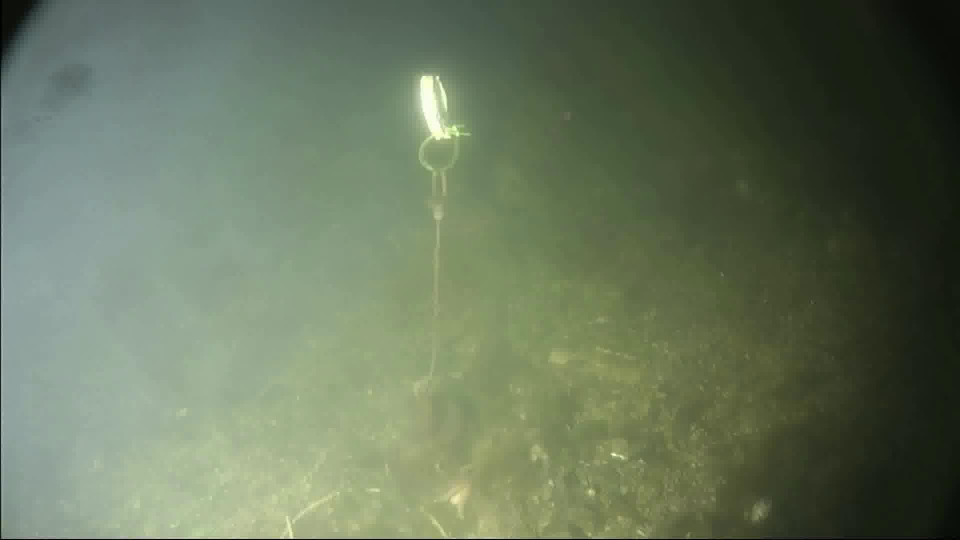
#> input picture data/samples/2019-02-21_06-50-54to2019-02-21_06-51-01_1-0086_jpg.rf.4b21ace3bb75cb5841abeeee61bc44ee.jpg, 1920 x 1080 px (shown at 1/2 size)
$ python -i enhance.py   (imports and definitions only)
#> lines starting #> are read from the running program, lines starting #| are printed output that depends on the picture
#> further down, picture is the input picture: shape (1080, 1920, 3); mean B, G, R 92.3, 116.8, 103.4
"""Task 1 - Preprocessing: gray-world white balance, non-local means denoising, dark channel prior dehazing
and CLAHE. Images are OpenCV BGR arrays (uint8)."""

import cv2
import numpy as np


def resize(image, width=1280):
    """Brackish frames are 1920 x 1080; we work at 1280 pixels wide."""
    height = round(image.shape[0] * width / image.shape[1])
    return cv2.resize(image, (width, height), interpolation=cv2.INTER_AREA)


def white_balance(image):
    """Gray world: multiply B, G and R so that the three channels get the same mean.
    Water absorbs red light first, so red gets the largest gain and the blue-green cast disappears."""
    pixels = image.astype(np.float32)
    means = pixels.reshape(-1, 3).mean(axis=0)
#> means = [92.39, 116.7, 103.5]
    gains = np.clip(means.mean() / means, 0.25, 4.0)
#> gains = [1.13, 0.893, 1.01]
    return np.clip(pixels * gains, 0, 255).astype(np.uint8)
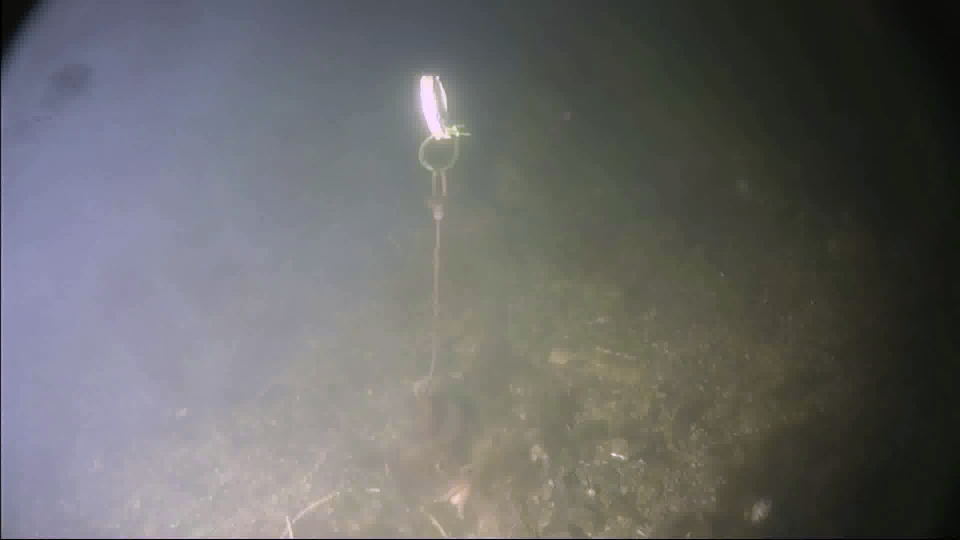
#> returned value: shape (1080, 1920, 3) (shown at 1/2 size); mean of channels 0, 1, 2 103.6, 103.7, 103.7; drawn as B, G, R


def denoise(image, h=2):
    """Non-local means: each pixel becomes a weighted average of the pixels whose 7 x 7 neighbourhood looks
    similar (searched in a 21 x 21 window). A small strength h removes noise but keeps fine texture."""
#> called with h = 2
    return cv2.fastNlMeansDenoisingColored(image, None, h, h, 7, 21)


def dark_channel(image, patch=15):
    """Darkest of the three colour channels at every pixel, then the minimum over a 15 x 15 patch (erosion)."""
    return cv2.erode(image.min(axis=2), np.ones((patch, patch), np.uint8))


def dehaze(image, omega=0.8, t_min=0.3):
    """Dark channel prior (He et al., 2009). Haze model: I = J t + A (1 - t), where I is the observed image,
    J the clear image, A the colour of the water light and t the transmission (share of light that reaches
    the camera). In clear water the dark channel is close to 0, so a bright dark channel means haze."""
#> called with omega = 0.8, t_min = 0.3
    f = image.astype(np.float32) / 255
    dark = dark_channel(f)
#> in dark_channel, `return cv2.erode(image.min(axis=2), np.ones((patch, patch), np.uint8))`:
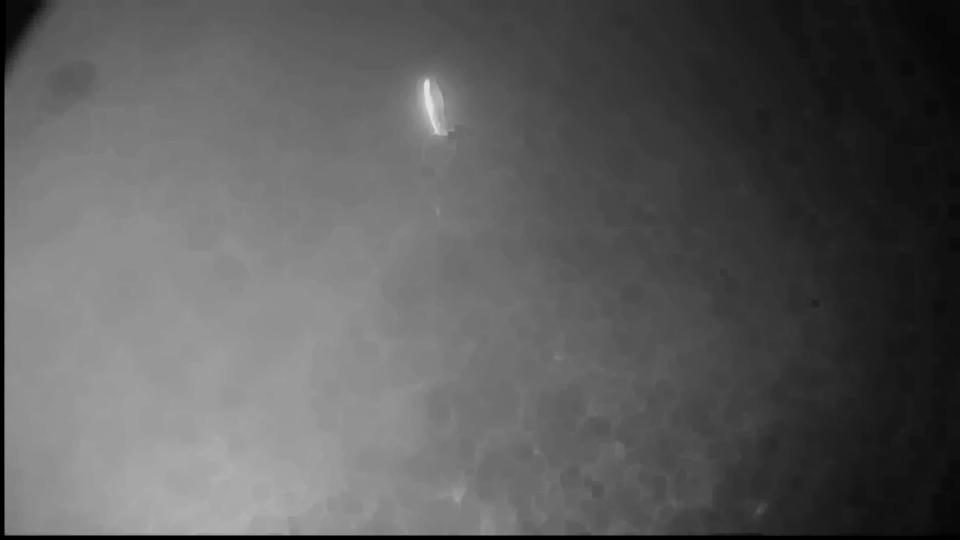
#> returned value: shape (1080, 1920) float32 (shown at 1/2 size); min 0, max 0.886, mean 0.36
    haziest = np.argsort(dark.ravel())[-max(1, dark.size // 1000):]
#> haziest = 2073 values, max 2045192 at index 31, min 306131 at index 729, mean 504462.4
    water_light = np.maximum(f.reshape(-1, 3)[haziest].mean(axis=0), 0.05)
#> water_light = [0.963, 0.872, 0.956]
    transmission = 1 - omega * dark_channel(f / water_light)
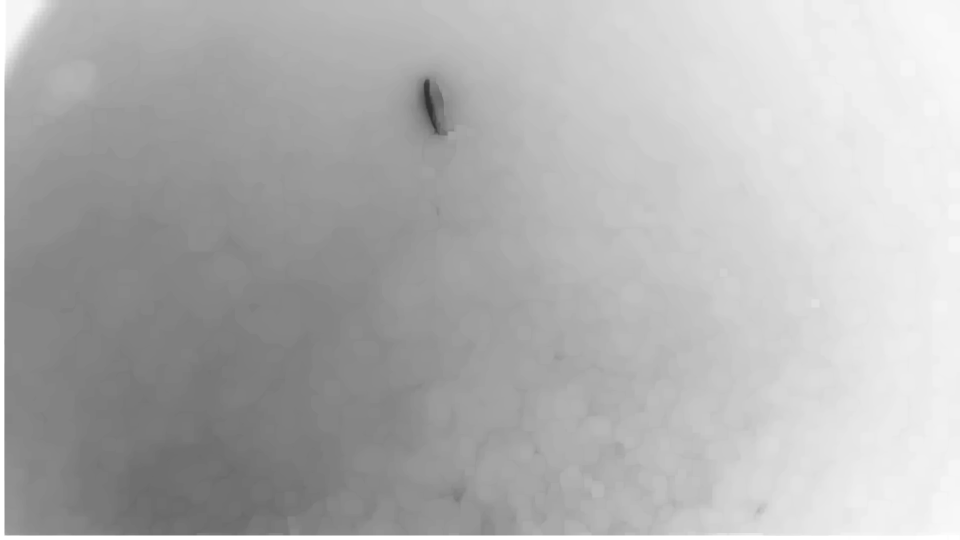
#> transmission: shape (1080, 1920) float32 (shown at 1/2 size); min 0.199, max 1, mean 0.699
    transmission = cv2.GaussianBlur(transmission, (0, 0), 15)
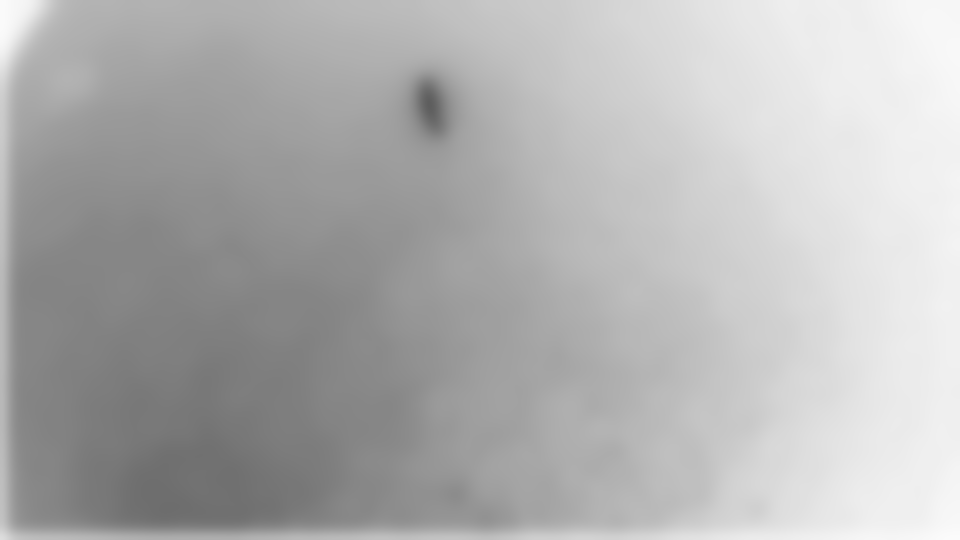
#> transmission: shape (1080, 1920) float32 (shown at 1/2 size); min 0.369, max 0.987, mean 0.699
    t = np.maximum(transmission, t_min)[..., None]
    clear = (f - water_light) / t + water_light
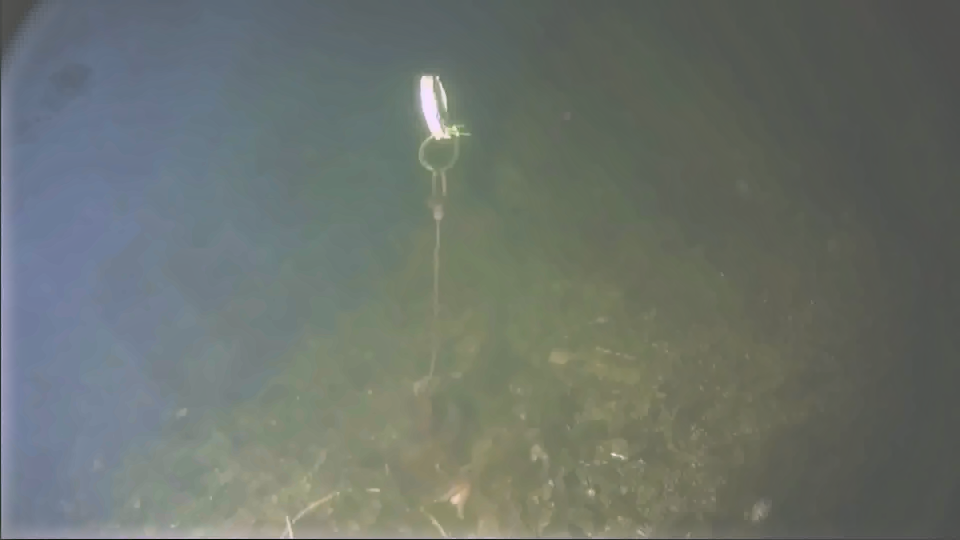
#> clear: shape (1080, 1920, 3) float32 (shown at 1/2 size); mean of channels 0, 1, 2 0.19, 0.226, 0.185; drawn with min black and max white
    return np.clip(clear * 255, 0, 255).astype(np.uint8), dark, transmission


def clahe(image, clip_limit=2.0, tiles=8):
    """Contrast Limited Adaptive Histogram Equalization on the L (lightness) channel of Lab only,
    so local contrast improves without changing the colours."""
#> called with clip_limit = 2, tiles = 8
    lab = cv2.cvtColor(image, cv2.COLOR_BGR2LAB)
#> lab: shape (1080, 1920, 3); mean of channels 0, 1, 2 58, 122.9, 132.1
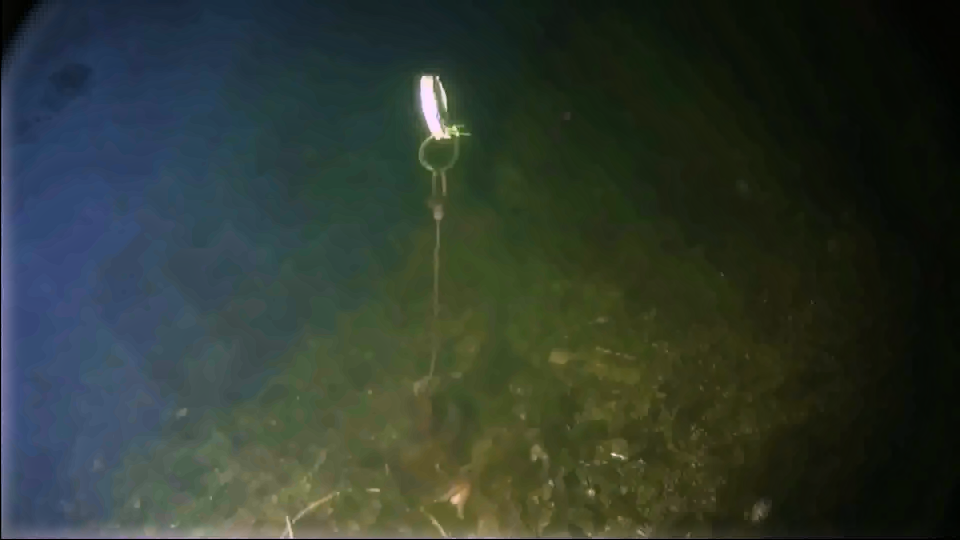
#> image: shape (1080, 1920, 3) (shown at 1/2 size); mean of channels 0, 1, 2 48, 57.3, 46.9; drawn as B, G, R
    lab[..., 0] = cv2.createCLAHE(clip_limit, (tiles, tiles)).apply(lab[..., 0])
#> lab: shape (1080, 1920, 3); mean of channels 0, 1, 2 69.5, 122.9, 132.1
    return cv2.cvtColor(lab, cv2.COLOR_LAB2BGR)
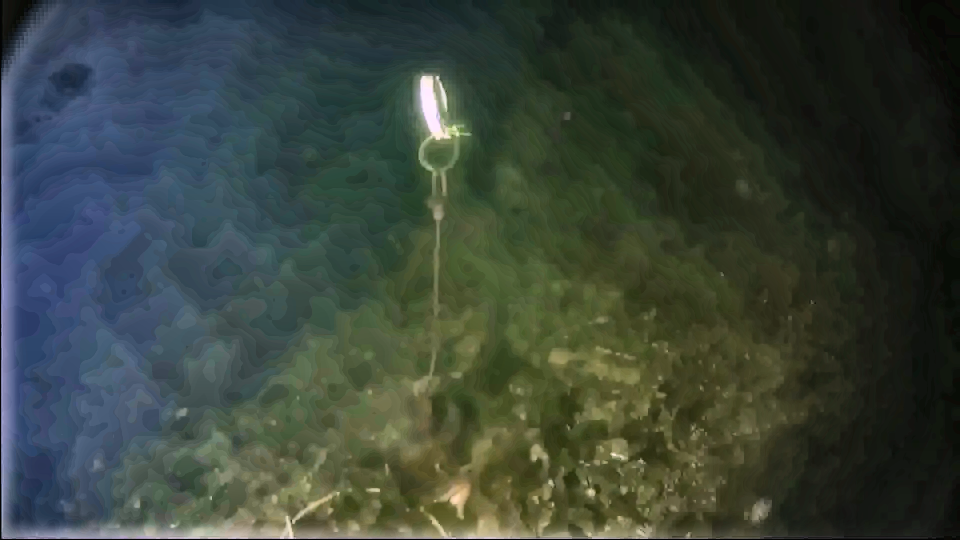
#> returned value: shape (1080, 1920, 3) (shown at 1/2 size); mean B, G, R 58.7, 67.7, 57.4


def enhance(image):
    """Run the four steps in order. Returns every intermediate image; the last one ("CLAHE") is the result."""
    steps = {"Raw": image}
    steps["White balance"] = white_balance(steps["Raw"])
    steps["Denoised"] = denoise(steps["White balance"])
    steps["Dehazed"] = dehaze(steps["Denoised"])[0]
    steps["CLAHE"] = clahe(steps["Dehazed"])
    return steps

>>> import cv2
>>> picture = cv2.imread('data/samples/2019-02-21_06-50-54to2019-02-21_06-51-01_1-0086_jpg.rf.4b21ace3bb75cb5841abeeee61bc44ee.jpg')
>>> result = enhance(picture)
#> result = 5 items
